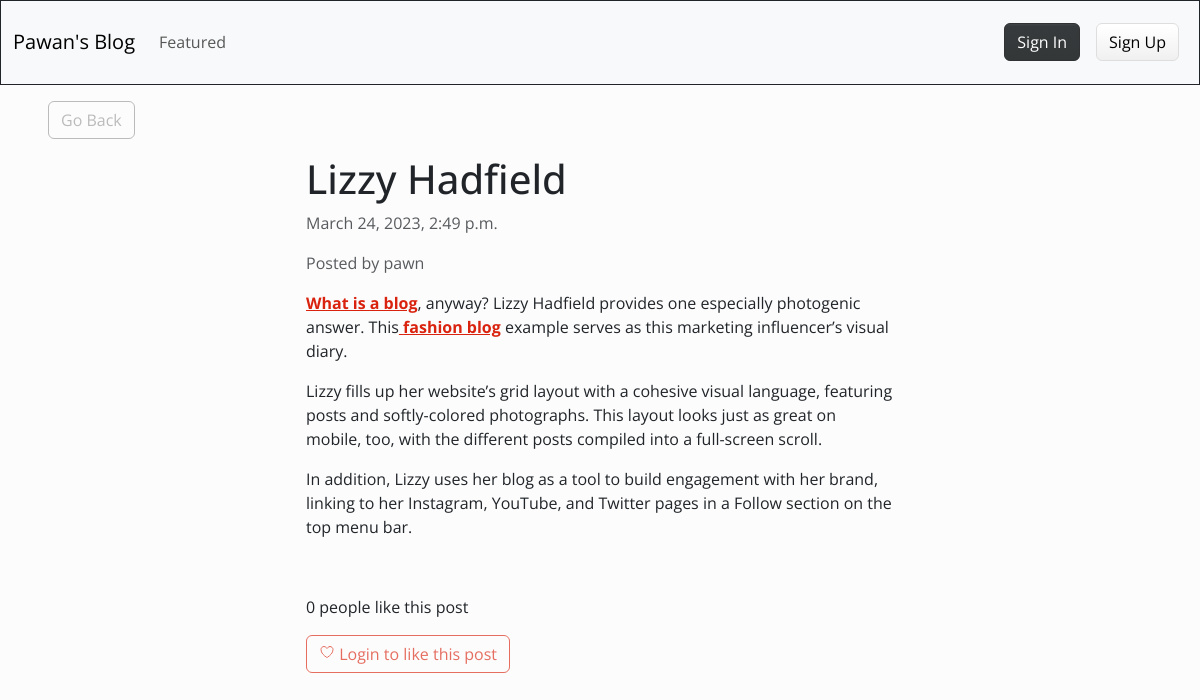
Screenshot of /3/ with the database file from the repository.
### blog1/models.py (models this page shows)
class Article(models.Model):
	title = models.CharField(max_length=255)
	content = HTMLField()
	date = models.DateTimeField(auto_now_add=True)
	author = models.ForeignKey(User,on_delete=models.CASCADE)  #CASCADE means when we delete the user all other relationship will be deleted
	featured = models.BooleanField(default=False)
	likes = models.ManyToManyField(User, related_name='likes',blank=True)

### blog1/views.py (the view)
# urls.py: path('<int:pk>/', DetailArticleView.as_view(), name='detail_article'),
class DetailArticleView(DetailView):
	model = Article
	template_name = 'blog1/blog_post.html'
	def get_context_data(self,*args,**kwargs):
		context = super(DetailArticleView,self).get_context_data(*args,**kwargs)
		context['liked_by_user'] = False
		article=Article.objects.get(id=self.kwargs.get('pk'))
		if article.likes.filter(pk=self.request.user.id).exists():
			context['liked_by_user']=True
		return context

### blog1/templates/blog1/blog_post.html (shortened to what this page needs)
{% extends 'blog1/base.html' %}
{% block content %}
<div class="row">
	<div class="col-md-4 col-12 mx-md-5 mx-2 mt-md-3 my-3">
		<a class="btn btn-outline-secondary" href="{% url 'index' %}">Go Back</a>
	</div>
</div>
<div class="row">
	<div class="col-md-6 col-11 mx-md-auto mb-3 pb-2 mx-3">
		<h1>{{ object.title }}</h1>
		<p class="text-muted">{{ object.date }}</p>
		<p class="text-muted">Posted by {{ object.author.username }}</p>
		<div>
			{{ object.content|safe }}
		</div>
	</div>
</div>
<div class="row my-3">
	<div class="col-md-6 col-12 mx-md-auto mx-3">
		{% if object.likes.count == 1 %}
			<p>{{ object.likes.count }} person likes this post</p>
		{% else %}
			<p>{{ object.likes.count }} people like this post</p>
		{% endif %}
		{% if request.user.is_authenticated %}
			{% if liked_by_user %}
				<form method="POST" action="{% url 'like_article' object.id %}">
					{% csrf_token %}
					<button class="btn btn-outline-primary"><ion-icon name="heart-dislike-outline"></ion-icon> Unlike this post</button>
				</form>
			{% else %}
				<form method="POST" action="{% url 'like_article' object.id %}">
					{% csrf_token %}
					<button class="btn btn-outline-primary"><ion-icon name="heart-outline"></ion-icon> Like this post</button>
				</form>
			{% endif %}
		{% else %}
			<button class="btn btn-outline-primary" disabled><ion-icon name="heart-outline"></ion-icon> Login to like this post</button>
		{% endif %}
	</div>
</div>
{% endblock content %}

### rows the page displays
Article: title "Lizzy Hadfield", date "March 24, 2023, 2:49 p.m.", author.username "pawn", content "What is a blog , anyway? Lizzy Hadfield provides one especially photogenic answer. This fashion blog example serves as this marketing influencer’s visual diary. Lizzy fills up her website’s grid layout with a cohesive visual language, featuring posts and softly-colored photographs. This layout looks just as great on mobile, too, with the different posts compiled into a full-screen scroll. In addition, Lizzy uses her blog as a tool to build engagement with her brand, linking to her Instagram, YouTube, and Twitter pages in a Follow section on the top menu bar.", likes.count "0"
